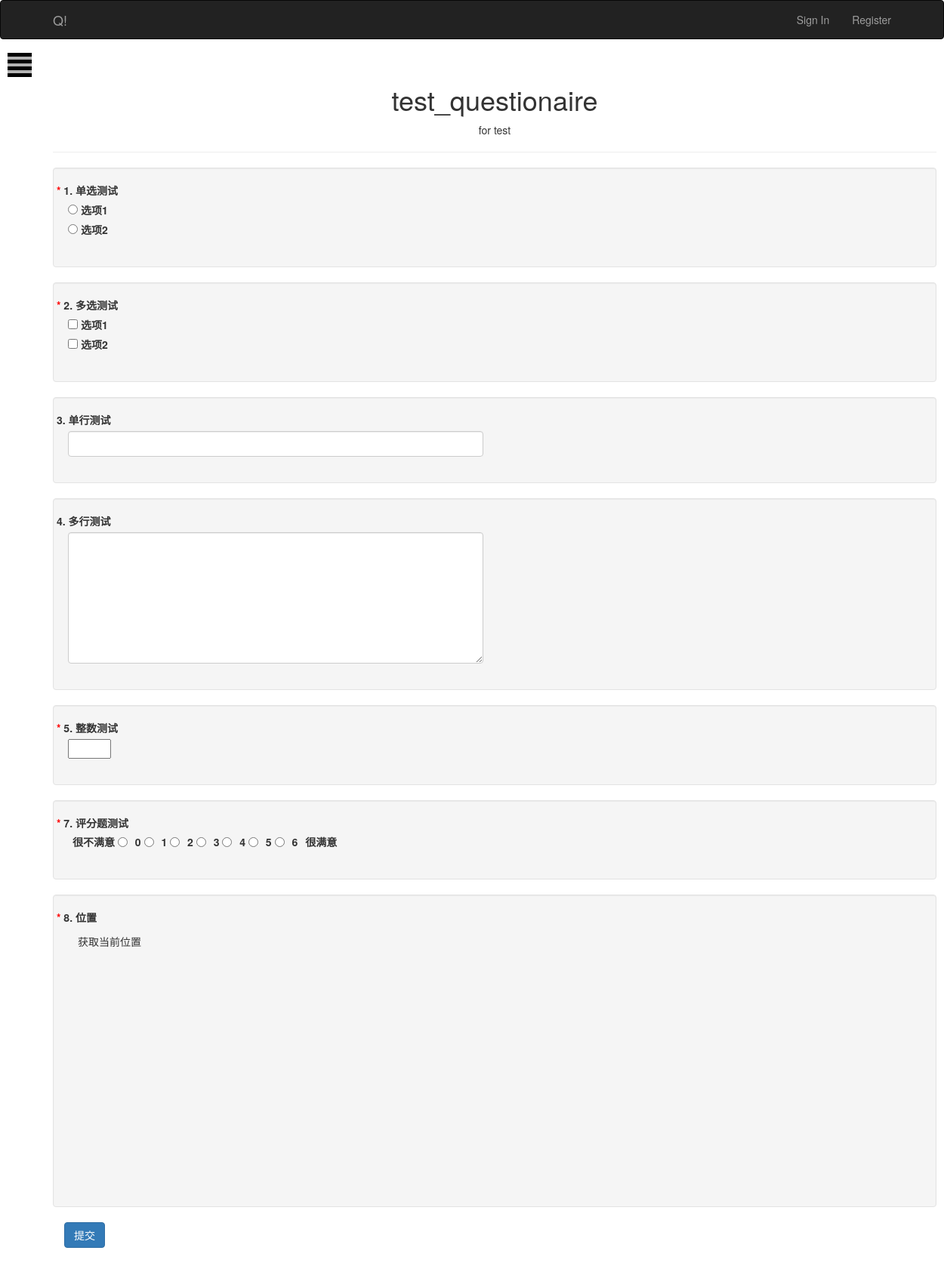
Screenshot of /questionaire/7/answer with the database file from the repository.
### app/models.py (models this page shows)
class Questionaire(db.Model):
    __tablename__ = "questionaires"
    id = db.Column(db.Integer, primary_key=True)
    title = db.Column(db.String(20))
    description = db.Column(db.Text())
    timestamp = db.Column(db.DateTime, index=True, default=datetime.utcnow)
    author_id = db.Column(db.Integer, db.ForeignKey('users.id'))
    questions = db.relationship('Question', backref="questionaire", lazy="dynamic")
    releases = db.relationship('QuestionaireRelease', backref="questionaire", lazy="dynamic")

class Question(db.Model):
    __tablename__ = "questions"
    id = db.Column(db.Integer, primary_key=True)
    type = db.Column(db.Integer)
    description = db.Column(db.String(64))
    must_do = db.Column(db.Boolean)
    questionaire_id = db.Column(db.Integer, db.ForeignKey('questionaires.id'))
    options = db.relationship('Option', backref="question", lazy="dynamic")
    score = db.relationship('Score', backref="question", uselist=False)
    number_control = db.relationship('NumberControl', backref="question", uselist=False)
    row_control = db.relationship('RowControl', backref="question", uselist=False)
    questionanswers = db.relationship("QuestionAnswer", backref='question', lazy='dynamic')
    relation = db.relationship('Relation', backref="question", uselist=False)

class Option(db.Model):
    __tablename__ = "options"
    id = db.Column(db.Integer, primary_key=True)
    description = db.Column(db.String(64))
    question_id = db.Column(db.Integer, db.ForeignKey('questions.id'))

class Score(db.Model):
    __tablename__ = "scores"
    id = db.Column(db.Integer, primary_key=True)
    left_text = db.Column(db.String(64))
    right_text = db.Column(db.String(64))
    radio_num = db.Column(db.Integer)
    question_id = db.Column(db.Integer, db.ForeignKey('questions.id'))

### app/main/views.py (the view, shortened to what this page needs)
@main.route('/questionaire/<int:id>/answer', methods=["GET", "POST"])
def answer_questionaire(id):
    questionaire = Questionaire.query.get_or_404(id)
    releases = QuestionaireRelease.query.filter_by(questionaire_id=id).all()
    if len(releases) == 0:
        flash("对不起，该问卷尚未发布")
        return render_template("warning.html")
    release = releases[-1]
    renderQuestions = get_question_dict(questionaire)
    length = len(renderQuestions)
    if release.mode == 0 and current_user.is_anonymous() == True:
        flash("对不起，您需要登陆才能回答该问卷")
        return render_template("warning.html")
    if release.mode == 1:
        ip = request.remote_addr
        ans_count = QuestionaireAnswer.query.filter_by(questionaire_id=id).filter_by(ip = ip).count()
        if ans_count >= release.times:
            flash("对不起，您的总回答次数已达到上限")
            return render_template("warning.html")
    if release.mode == 2:
        ip = request.remote_addr
        current_time = datetime.utcnow()
        today_ans_count = QuestionaireAnswer.query.filter_by(questionaire_id=id).filter_by(ip = ip).filter(db.cast(QuestionaireAnswer.timestamp, db.DATE) == db.cast(current_time, db.DATE)).count()
        if today_ans_count >= release.times:
            flash("对不起，您今日的回答次数已达到上限")
            return render_template("warning.html")
    return render_template('answer_questionaire.html', questionaire=questionaire,
                            renderQuestions=renderQuestions, length=length)

### app/auth/views.py (called while the page is built)
@auth.before_app_request
def before_request():
    if current_user.is_authenticated:
        current_user.ping()
        if not current_user.confirmed \
            and request.endpoint[:5] != 'auth.':
            return redirect(url_for('auth.unconfirmed'))

### app/main/__init__.py (called while the page is built)
@main.app_context_processor
def inject_permission():
    return dict(Permission=Permission)

### app/main/views.py (called while the page is built)
def get_question_dict(questionaire):
    questionaire_name = questionaire.title
    questionaire_description = questionaire.description
    questions = questionaire.questions.all()
    renderQuestions = []
    for question in questions:
        q = {
                    "question" : question,
                    "options" : question.options.all(),
        }
        renderQuestions.append(q)
    return renderQuestions

### app/templates/answer_questionaire.html (shortened to what this page needs)
{% extends "base.html" %}
{% block head %}
{{super()}}
{% endblock head %}
{% block page_content %}
    <div class="row">
        <div class="page-header">
            <h1 class="text-center font-weight-bold mb-2">
                {{ questionaire.title}}
            </h1>
            <p class="text-center font-weight-bold mb-2">{{questionaire.description}}</p>
        </div>
    </div>
    <div class>
        <form method="POST">
            <div id="question_list">
                {% for i in range(0, length) %}
                {% if renderQuestions[i].question.relation %}
                <div id="ques_{{i}}.div" class="form-group row well" style="display:none">
                {% else %}
                <div id="ques_{{i}}.div" class="form-group row well">
                {% endif %}
                    <div class="row">
                        <label class="form-label" id="ques_{{i}}.description">
                            {% if renderQuestions[i].question.must_do %}
                            <span style="color: red;">* </span>
                            {% endif %}
                            {{i+1}}.&nbsp;{{renderQuestions[i].question.description}}
                        </label>
                    </div>
                    <div class="form-group">
                    {% if renderQuestions[i].question.type == 0 %}
                        {% for j in range(0, renderQuestions[i].options|length) %}
                            <div class="custom-control custom-radio">
                                <input name="ques_{{i}}.ans" id="ques_{{i}}.option-{{j}}" class="custom-control-input" type="radio" value="{{j}}" onclick="judge_display(this)"/>
                                <label class="custom-control-label">{{ renderQuestions[i].options[j].description}}</label>
                            </div>
                        {% endfor %}
                    {% elif renderQuestions[i].question.type == 1 %}
                        {% for j in range(0, renderQuestions[i].options|length) %}
                            <div class="custom-control custom-checkbox">
                                <input name="ques_{{i}}.ans-{{j}}" id="ques_{{i}}.ans-{{j}}" class="custom-control-input" type="checkbox" value="{{j}}" onclick="judge_display(this)"/>
                                <label class="custom-control-label">{{ renderQuestions[i].options[j].description}}</label>
                            </div>
                        {% endfor %}
                    {% elif renderQuestions[i].question.type == 2 %}
                        <div class="row">
                            <div class="col-md-6">
                                {% if renderQuestions[i].question.row_control.row_type %}
                                    <textarea rows="8" class="form-control mb-2" name="ques_{{i}}.ans" id="ques_{{i}}.ans"></textarea>
                                {% else %}
                                    <input class="form-control mb-2" name="ques_{{i}}.ans" id="ques_{{i}}.ans"/>
                                {% endif %}
                            </div>
                        </div>
                    {% elif  renderQuestions[i].question.type == 3 %}
                        <div class="row">
                            <div class="col-md-6">
                                {% if renderQuestions[i].question.number_control.number_type %}
                                    <input name="ques_{{i}}.ans" id="ques_{{i}}.ans" type="number" value="{{j}}" step=0.01 min="{{renderQuestions[i].question.number_control.min}}"  max="{{renderQuestions[i].question.number_control.max}}"/>
                                {% else %}
                                    <input name="ques_{{i}}.ans" id="ques_{{i}}.ans" type="number" value="{{j}}" step=1  min="{{renderQuestions[i].question.number_control.min}}"  max="{{renderQuestions[i].question.number_control.max}}"/>
                                {% endif %}
                            </div>
                        </div>
                    {% elif  renderQuestions[i].question.type == 4 %}
                        <div class="row">
                            <div class="col-md-6">
                                <label style="vertical-align:middle;padding-left:6px;">{{ renderQuestions[i].question.score.left_text }}</label>
                                {% for s in range(renderQuestions[i].question.score.radio_num) %}
                                <input name="ques_{{i}}.ans" type="radio" value="{{s}}">
                                <label style="vertical-align:middle;padding-left:6px;">{{s}}</label>
                                {% endfor %}
                                <label style="vertical-align:middle;padding-left:6px;">{{ renderQuestions[i].question.score.right_text}}</label>
                            </div>
                        </div>
                    {% elif renderQuestions[i].question.type == 5%}
                        <div class="row">
                            <div class="col-md-6">
                                <span class="pull-left btn" onclick="getLocation_prime(this)">获取当前位置</span>
                            </div>
                        </div>
                        <div class="row" id="ques_{{i}}.map" style="height: 300px;"></div>
                    {% endif %}
                </div>
                </div>
                {% endfor %}
            </div>
            <div class="from-group">
                <button class="btn btn-primary" type="submit">提交</button>
            </div>
        </form>
    </div>
{% endblock %}
{% block content %}
{{super()}}
<div id="wrapper">
      <div id="page-content-wrapper">
        <button type="button" class="hamburger is-closed animated fadeInLeft" data-toggle="offcanvas">
          <span class="hamb-top"></span>
          <span class="hamb-middle"></span>
          <span class="hamb-bottom"></span>
        </button>
      </div>
</div>
{% endblock content %}

### app/static/style.css (style rules this page uses)
body { position: relative; overflow-x: hidden; }
body, html { height: 100%; background-color: white; }
#wrapper { -moz-transition: all 0.5s ease; -o-transition: all 0.5s ease; -webkit-transition: all 0.5s ease; padding-left: 0; transition: all 0.5s ease; }
#page-content-wrapper { padding-top: 70px; width: 100%; }
.hamburger { background: black; border: none; display: block; height: 32px; margin-left: 10px; position: fixed; top: 70px; width: 32px; z-index: 999; }
.hamburger.is-closed:before { -webkit-transform: translate3d(0, 0, 0); -webkit-transition: all 0.35s ease-in-out; color: #ffffff; content: ''; display: block; font-size: 14px; line-height: 32px; opacity: 0; text-align: center; width: 100px; }
.hamburger.is-closed .hamb-top { -webkit-transition: all 0.35s ease-in-out; background-color: rgba(255, 255, 255, 0.7); top: 5px; }
.hamburger.is-closed .hamb-middle { background-color: rgba(255, 255, 255, 0.7); margin-top: -2px; top: 50%; }
.hamburger.is-closed .hamb-bottom { -webkit-transition: all 0.35s ease-in-out; background-color: rgba(255, 255, 255, 0.7); bottom: 5px; }
.hamburger.is-closed .hamb-top, .hamburger.is-closed .hamb-middle, .hamburger.is-closed .hamb-bottom, .hamburger.is-open .hamb-top, .hamburger.is-open .hamb-middle, .hamburger.is-open .hamb-bottom { height: 4px; left: 0; position: absolute; width: 100%; }

### rows the page displays
Questionaire: title "test_questionaire", description "for test"
Question: must_do True (drawn), description "单选测试"
Option: description "选项1"
Option: description "选项2"
Question: must_do True (drawn), description "多选测试"
Option: description "选项1"
Option: description "选项2"
Question: description "单行测试"
Question: description "多行测试"
Question: must_do True (drawn), description "整数测试"
Question: must_do True (drawn), description "评分题测试"
Score: left_text "很不满意", right_text "很满意"
Question: must_do True (drawn), description "位置"

### other values shown
{{ i+1 }} "1" "2" "3" "4" "5" "7" "8"
{{ s }} "0" "1" "2" "3" "4" "5" "6"
